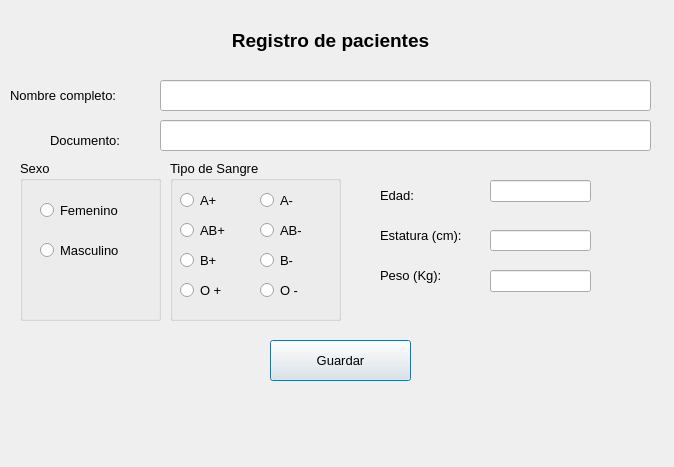
<?xml version="1.0" encoding="UTF-8"?>
<ui version="4.0">
 <class>Dialog</class>
 <widget class="QDialog" name="Dialog">
  <property name="geometry">
   <rect>
    <x>0</x>
    <y>0</y>
    <width>674</width>
    <height>467</height>
   </rect>
  </property>
  <property name="windowTitle">
   <string>Exámenes preoperatorios - Registro de pacientes</string>
  </property>
  <widget class="QLineEdit" name="nombre_text">
   <property name="geometry">
    <rect>
     <x>160</x>
     <y>80</y>
     <width>491</width>
     <height>31</height>
    </rect>
   </property>
   <property name="font">
    <font>
     <family>Arial</family>
     <pointsize>10</pointsize>
    </font>
   </property>
  </widget>
  <widget class="QLabel" name="label_2">
   <property name="geometry">
    <rect>
     <x>10</x>
     <y>80</y>
     <width>141</width>
     <height>31</height>
    </rect>
   </property>
   <property name="font">
    <font>
     <family>Arial</family>
     <pointsize>10</pointsize>
    </font>
   </property>
   <property name="text">
    <string>&lt;html&gt;&lt;head/&gt;&lt;body&gt;&lt;p&gt;&lt;span style=&quot; font-size:10pt;&quot;&gt;Nombre completo:&lt;/span&gt;&lt;/p&gt;&lt;/body&gt;&lt;/html&gt;</string>
   </property>
  </widget>
  <widget class="QLabel" name="label_3">
   <property name="geometry">
    <rect>
     <x>50</x>
     <y>130</y>
     <width>101</width>
     <height>21</height>
    </rect>
   </property>
   <property name="font">
    <font>
     <family>Arial</family>
     <pointsize>10</pointsize>
    </font>
   </property>
   <property name="text">
    <string>&lt;html&gt;&lt;head/&gt;&lt;body&gt;&lt;p&gt;&lt;span style=&quot; font-size:10pt;&quot;&gt;Documento:&lt;/span&gt;&lt;/p&gt;&lt;/body&gt;&lt;/html&gt;</string>
   </property>
  </widget>
  <widget class="QLineEdit" name="documento_text">
   <property name="geometry">
    <rect>
     <x>160</x>
     <y>120</y>
     <width>491</width>
     <height>31</height>
    </rect>
   </property>
   <property name="font">
    <font>
     <family>Arial</family>
     <pointsize>10</pointsize>
    </font>
   </property>
  </widget>
  <widget class="QGroupBox" name="groupBox">
   <property name="geometry">
    <rect>
     <x>20</x>
     <y>160</y>
     <width>141</width>
     <height>161</height>
    </rect>
   </property>
   <property name="font">
    <font>
     <family>Arial</family>
     <pointsize>10</pointsize>
    </font>
   </property>
   <property name="title">
    <string>Sexo</string>
   </property>
   <widget class="QRadioButton" name="femenino">
    <property name="geometry">
     <rect>
      <x>20</x>
      <y>40</y>
      <width>95</width>
      <height>20</height>
     </rect>
    </property>
    <property name="text">
     <string>Femenino</string>
    </property>
   </widget>
   <widget class="QRadioButton" name="masculino">
    <property name="geometry">
     <rect>
      <x>20</x>
      <y>80</y>
      <width>95</width>
      <height>20</height>
     </rect>
    </property>
    <property name="text">
     <string>Masculino</string>
    </property>
   </widget>
  </widget>
  <widget class="QGroupBox" name="groupBox_2">
   <property name="geometry">
    <rect>
     <x>170</x>
     <y>160</y>
     <width>171</width>
     <height>161</height>
    </rect>
   </property>
   <property name="font">
    <font>
     <family>Arial</family>
     <pointsize>10</pointsize>
    </font>
   </property>
   <property name="title">
    <string>Tipo de Sangre </string>
   </property>
   <widget class="QRadioButton" name="radioAB">
    <property name="geometry">
     <rect>
      <x>10</x>
      <y>60</y>
      <width>61</width>
      <height>20</height>
     </rect>
    </property>
    <property name="text">
     <string>AB+</string>
    </property>
   </widget>
   <widget class="QRadioButton" name="radioA">
    <property name="geometry">
     <rect>
      <x>10</x>
      <y>30</y>
      <width>51</width>
      <height>20</height>
     </rect>
    </property>
    <property name="text">
     <string>A+</string>
    </property>
   </widget>
   <widget class="QRadioButton" name="radioB">
    <property name="geometry">
     <rect>
      <x>10</x>
      <y>90</y>
      <width>51</width>
      <height>20</height>
     </rect>
    </property>
    <property name="text">
     <string>B+</string>
    </property>
   </widget>
   <widget class="QRadioButton" name="radioAB2">
    <property name="geometry">
     <rect>
      <x>90</x>
      <y>60</y>
      <width>61</width>
      <height>21</height>
     </rect>
    </property>
    <property name="text">
     <string>AB-</string>
    </property>
   </widget>
   <widget class="QRadioButton" name="radioB2">
    <property name="geometry">
     <rect>
      <x>90</x>
      <y>90</y>
      <width>41</width>
      <height>20</height>
     </rect>
    </property>
    <property name="text">
     <string>B-</string>
    </property>
   </widget>
   <widget class="QRadioButton" name="radioA2">
    <property name="geometry">
     <rect>
      <x>90</x>
      <y>30</y>
      <width>41</width>
      <height>20</height>
     </rect>
    </property>
    <property name="text">
     <string>A-</string>
    </property>
   </widget>
   <widget class="QRadioButton" name="radioO">
    <property name="geometry">
     <rect>
      <x>10</x>
      <y>120</y>
      <width>51</width>
      <height>20</height>
     </rect>
    </property>
    <property name="text">
     <string>O +</string>
    </property>
   </widget>
   <widget class="QRadioButton" name="radioO2">
    <property name="geometry">
     <rect>
      <x>90</x>
      <y>120</y>
      <width>51</width>
      <height>20</height>
     </rect>
    </property>
    <property name="text">
     <string>O -</string>
    </property>
   </widget>
  </widget>
  <widget class="QLineEdit" name="edad_text">
   <property name="geometry">
    <rect>
     <x>490</x>
     <y>180</y>
     <width>101</width>
     <height>22</height>
    </rect>
   </property>
   <property name="font">
    <font>
     <family>Arial</family>
     <pointsize>10</pointsize>
    </font>
   </property>
  </widget>
  <widget class="QLabel" name="label">
   <property name="geometry">
    <rect>
     <x>60</x>
     <y>20</y>
     <width>541</width>
     <height>41</height>
    </rect>
   </property>
   <property name="text">
    <string>&lt;html&gt;&lt;head/&gt;&lt;body&gt;&lt;p&gt;&lt;span style=&quot; font-size:14pt; font-weight:600;&quot;&gt;Registro de pacientes&lt;/span&gt;&lt;/p&gt;&lt;/body&gt;&lt;/html&gt;</string>
   </property>
   <property name="alignment">
    <set>Qt::AlignCenter</set>
   </property>
  </widget>
  <widget class="QLabel" name="label_4">
   <property name="geometry">
    <rect>
     <x>380</x>
     <y>220</y>
     <width>111</width>
     <height>31</height>
    </rect>
   </property>
   <property name="font">
    <font>
     <family>Arial</family>
     <pointsize>10</pointsize>
    </font>
   </property>
   <property name="text">
    <string>&lt;html&gt;&lt;head/&gt;&lt;body&gt;&lt;p&gt;Estatura (cm):&lt;/p&gt;&lt;/body&gt;&lt;/html&gt;</string>
   </property>
  </widget>
  <widget class="QLabel" name="label_7">
   <property name="geometry">
    <rect>
     <x>380</x>
     <y>180</y>
     <width>51</width>
     <height>31</height>
    </rect>
   </property>
   <property name="font">
    <font>
     <family>Arial</family>
     <pointsize>10</pointsize>
    </font>
   </property>
   <property name="text">
    <string>&lt;html&gt;&lt;head/&gt;&lt;body&gt;&lt;p&gt;Edad:&lt;/p&gt;&lt;/body&gt;&lt;/html&gt;</string>
   </property>
  </widget>
  <widget class="QLabel" name="label_8">
   <property name="geometry">
    <rect>
     <x>380</x>
     <y>260</y>
     <width>81</width>
     <height>31</height>
    </rect>
   </property>
   <property name="font">
    <font>
     <family>Arial</family>
     <pointsize>10</pointsize>
    </font>
   </property>
   <property name="text">
    <string>&lt;html&gt;&lt;head/&gt;&lt;body&gt;&lt;p&gt;Peso (Kg):&lt;/p&gt;&lt;/body&gt;&lt;/html&gt;</string>
   </property>
  </widget>
  <widget class="QLineEdit" name="estatura_text">
   <property name="geometry">
    <rect>
     <x>490</x>
     <y>230</y>
     <width>101</width>
     <height>21</height>
    </rect>
   </property>
   <property name="font">
    <font>
     <family>Arial</family>
     <pointsize>10</pointsize>
    </font>
   </property>
  </widget>
  <widget class="QLineEdit" name="peso_text">
   <property name="geometry">
    <rect>
     <x>490</x>
     <y>270</y>
     <width>101</width>
     <height>22</height>
    </rect>
   </property>
   <property name="font">
    <font>
     <family>Arial</family>
     <pointsize>10</pointsize>
    </font>
   </property>
  </widget>
  <widget class="QPushButton" name="guardar">
   <property name="geometry">
    <rect>
     <x>270</x>
     <y>340</y>
     <width>141</width>
     <height>41</height>
    </rect>
   </property>
   <property name="font">
    <font>
     <family>Arial</family>
     <pointsize>10</pointsize>
    </font>
   </property>
   <property name="text">
    <string>Guardar</string>
   </property>
  </widget>
  <widget class="QLabel" name="confirmar">
   <property name="geometry">
    <rect>
     <x>40</x>
     <y>400</y>
     <width>601</width>
     <height>51</height>
    </rect>
   </property>
   <property name="font">
    <font>
     <family>Arial</family>
     <pointsize>10</pointsize>
    </font>
   </property>
   <property name="text">
    <string/>
   </property>
   <property name="alignment">
    <set>Qt::AlignCenter</set>
   </property>
  </widget>
 </widget>
 <resources/>
 <connections/>
</ui>
